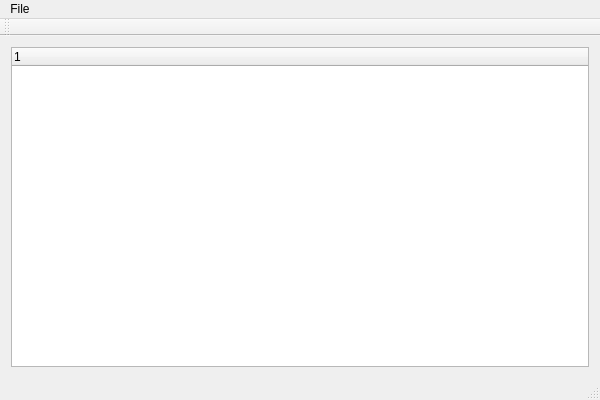
<?xml version="1.0" encoding="UTF-8"?>
<ui version="4.0">
 <class>DCMExtractorClass</class>
 <widget class="QMainWindow" name="DCMExtractorClass">
  <property name="geometry">
   <rect>
    <x>0</x>
    <y>0</y>
    <width>600</width>
    <height>400</height>
   </rect>
  </property>
  <property name="windowTitle">
   <string>DCMExtractor</string>
  </property>
  <widget class="QWidget" name="centralWidget">
   <layout class="QVBoxLayout" name="verticalLayout">
    <item>
     <widget class="QTreeWidget" name="treeWidget">
      <column>
       <property name="text">
        <string notr="true"/>
       </property>
      </column>
     </widget>
    </item>
   </layout>
  </widget>
  <widget class="QMenuBar" name="menuBar">
   <property name="geometry">
    <rect>
     <x>0</x>
     <y>0</y>
     <width>600</width>
     <height>22</height>
    </rect>
   </property>
   <widget class="QMenu" name="menufile">
    <property name="title">
     <string>File</string>
    </property>
    <addaction name="actionOpen"/>
   </widget>
   <addaction name="menufile"/>
  </widget>
  <widget class="QToolBar" name="mainToolBar">
   <attribute name="toolBarArea">
    <enum>TopToolBarArea</enum>
   </attribute>
   <attribute name="toolBarBreak">
    <bool>false</bool>
   </attribute>
  </widget>
  <widget class="QStatusBar" name="statusBar"/>
  <action name="actionOpen">
   <property name="text">
    <string>Open</string>
   </property>
   <property name="shortcut">
    <string>Ctrl+O</string>
   </property>
  </action>
  <action name="actionAbout">
   <property name="text">
    <string>Validare</string>
   </property>
  </action>
 </widget>
 <layoutdefault spacing="6" margin="11"/>
 <resources>
  <include location="DCMExtractor.qrc"/>
 </resources>
 <connections/>
</ui>
